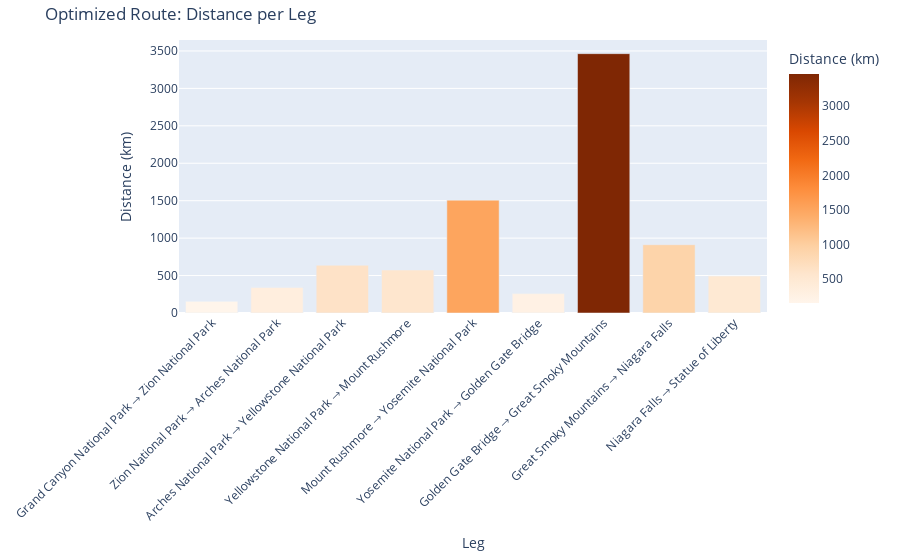

Write notebook code for a chart like this one.
### Markdown cell above
The graph above is a comparision between two travel routes for the selected top 10 landmarks and natural attractions on a map of the United States -- a randomly selected route and an optimized route (smallest distance route) between those 10 places.

The route comparision visualization clearly demonstrates the significant impact of optimization on travel distance.
From two routes compared:
- A randomly generated route covered a total distance of 13,005.42 km.
- An optimized route minimized the travel distance to 8,344.50 km. 

This resulted in reduction of approximately 4660 km reflecting an efficiancy gain of over 35%. The optimization process was completed in just 0.04 seconds, indicating the use of a highly efficient algorithm suitable for real-time applications and showcasing how route optimization can be useful for saving time, fuel, and money in real-life travel or delivery planning.

### Code cell
# Bar Chart (Distance per Leg)

bar_fig = px.bar(
    leg_dists_df,
    x='Leg',
    y='Distance_km',
    color='Distance_km',
    color_continuous_scale=px.colors.sequential.Oranges,
    hover_data={'Distance_km': ':.1f'},
    title='Optimized Route: Distance per Leg',
    labels={'Distance_km': 'Distance (km)'},
).update_layout(
    xaxis_tickangle=-45, 
    margin=dict(t=40, b=150),
    )
bar_fig.show()

### Figure 1 — Plotly figure (JSON) as saved in the notebook; plotly's stock layout.template omitted (floating-point values rounded to 4 significant figures)
{"data": [{"alignmentgroup": "True", "hovertemplate": "Leg=%{x}<br>Distance (km)=%{marker.color:.1f}<extra></extra>", "legendgroup": "", "marker": {"color": [155.6, 341.2, 638.5, 573.5, 1507.0, 258.8, 3464.0, 912.0, 493.6], "coloraxis": "coloraxis", "pattern": {"shape": ""}}, "name": "", "offsetgroup": "", "orientation": "v", "showlegend": false, "textposition": "auto", "type": "bar", "x": ["Grand Canyon National Park → Zion National Park", "Zion National Park → Arches National Park", "Arches National Park → Yellowstone National Park", "Yellowstone National Park → Mount Rushmore", "Mount Rushmore → Yosemite National Park", "Yosemite National Park → Golden Gate Bridge", "Golden Gate Bridge → Great Smoky Mountains", "Great Smoky Mountains → Niagara Falls", "Niagara Falls → Statue of Liberty"], "xaxis": "x", "y": [155.6, 341.2, 638.5, 573.5, 1507.0, 258.8, 3464.0, 912.0, 493.6], "yaxis": "y"}], "layout": {"barmode": "relative", "coloraxis": {"colorbar": {"title": {"text": "Distance (km)"}}, "colorscale": [[0, "rgb(255,245,235)"], [0.125, "rgb(254,230,206)"], [0.25, "rgb(253,208,162)"], [0.375, "rgb(253,174,107)"], [0.5, "rgb(253,141,60)"], [0.625, "rgb(241,105,19)"], [0.75, "rgb(217,72,1)"], [0.875, "rgb(166,54,3)"], [1, "rgb(127,39,4)"]]}, "legend": {"tracegroupgap": 0}, "margin": {"b": 150, "t": 40}, "title": {"text": "Optimized Route: Distance per Leg"}, "xaxis": {"anchor": "y", "domain": [0, 1], "tickangle": -45, "title": {"text": "Leg"}}, "yaxis": {"anchor": "x", "domain": [0, 1], "title": {"text": "Distance (km)"}}}}
